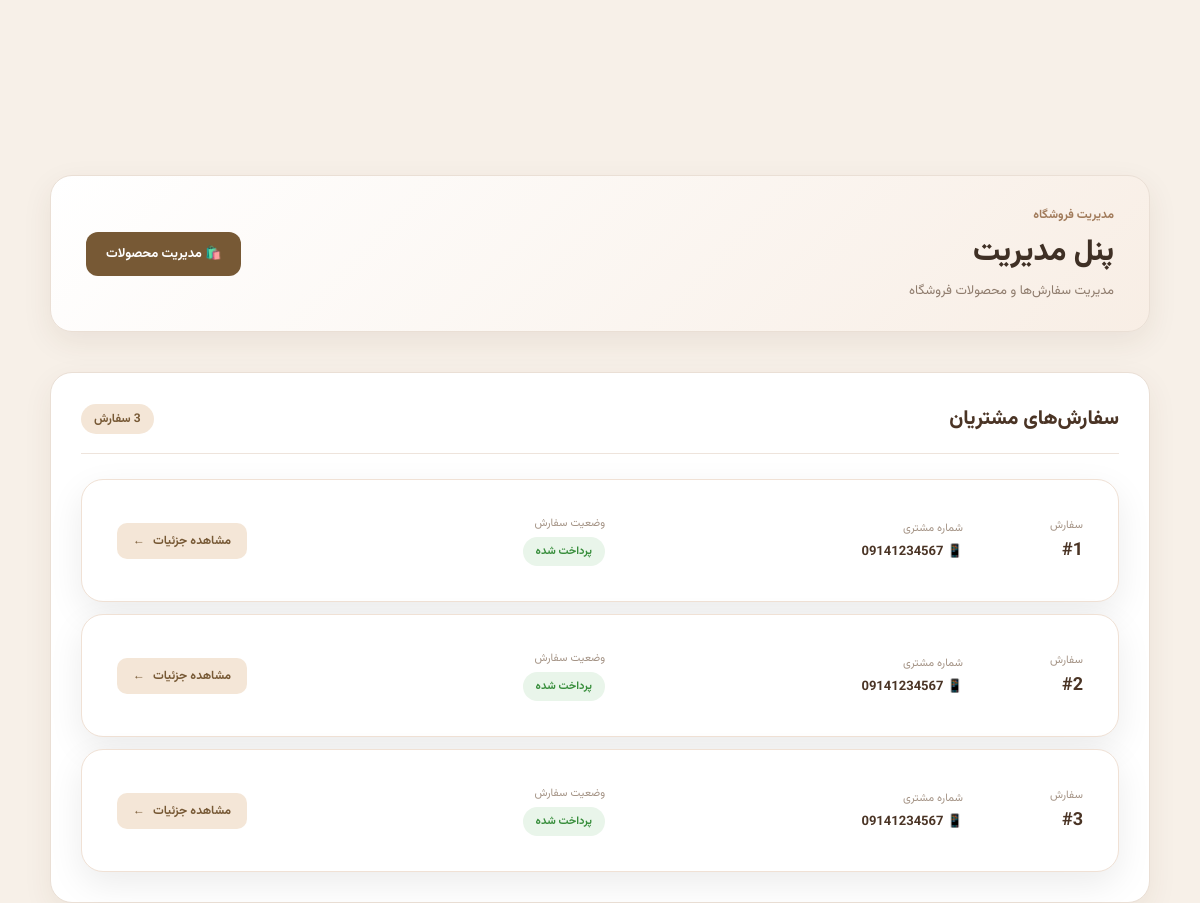
The app's page /admin/dashboard (signed in), older data.
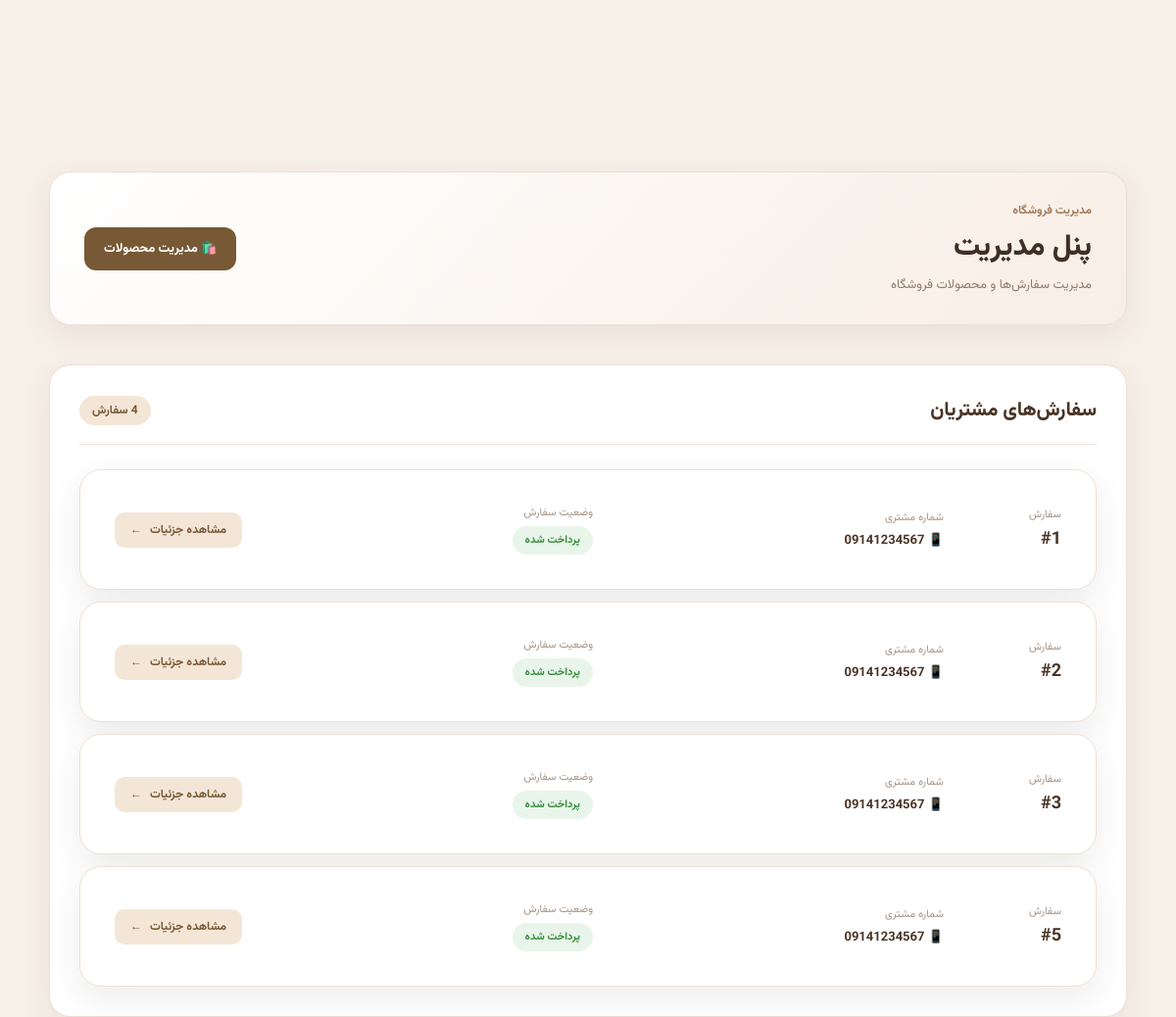
The same page, newer data.
### models/cart.py (models this page shows, shortened)
class Cart(db.Model):
    __tablename__="carts"
    id=Column(Integer,primary_key=True)
    user_id=Column(Integer,ForeignKey('users.id') , nullable=False)
    status=Column(String,default="pending")
    user = db.relationship("User", backref=backref("carts", lazy="dynamic"))
    def get_status_persian(self):
        if self.status=="pending":
            return "در انتظار پرداخت (سبد خرید)"
        if self.status == "paid":
            return "پرداخت شده"
        if self.status == "sent":
            return "ارسال شده "
        if self.status == "rejected":
            return "رد شده "

### models/user.py (models this page shows)
class User(db.Model , UserMixin):
    __tablename__="users"
    id=Column(Integer,primary_key=True)
    username = Column(String,unique=True,nullable=False,index=True)
    password=Column(String,nullable=False,index=True)
    phone=Column(String(11),nullable=False,index=True)
    address=Column(String,nullable=False,index=True)

### blueprints/admin.py (the view)
@admin.route('/admin/dashboard', methods=['GET'])
def dashboard():
    cart=Cart.query.filter(Cart.status != 'pending').all()
    return render_template('dashboard.html',cart=cart)

### app.py (called while the page is built)
@login_manager.user_loader
def load_user(user_id):
    return User.query.get(int(user_id))

### blueprints/admin.py (called while the page is built)
@admin.before_request
def before_request():
    if session.get('admin_login', None) == None and request.endpoint !='admin.login':
        abort(403)

### templates/dashboard.html (shortened to what this page needs)
{% extends 'base.html' %}
{% block body %}
<div class="admin-dashboard">
    <div class="admin-dashboard-header">
        <div>
            <span class="admin-dashboard-label">مدیریت فروشگاه</span>
            <h1>پنل مدیریت</h1>
            <p>مدیریت سفارش‌ها و محصولات فروشگاه</p>
        </div>
        <a href="/admin/dashboard/products" class="admin-products-button">
            🛍️ مدیریت محصولات
        </a>
    </div>
    <div class="admin-orders-section">
        <div class="admin-section-title">
            <h2>سفارش‌های مشتریان</h2>
            <span>{{ cart|length }} سفارش</span>
        </div>
        <div class="admin-orders-list">
            {% for order in cart %}
            <div class="admin-order-card">
                <div class="admin-order-number">
                    <span>سفارش</span>
                    <strong>#{{ order.id }}</strong>
                </div>
                <div class="admin-customer">
                    <span class="admin-info-label">
                        شماره مشتری
                    </span>
                    <span class="admin-phone">
                        📱 {{ order.user.phone }}
                    </span>
                </div>
                <div class="admin-order-status">
                    <span class="admin-info-label">
                        وضعیت سفارش
                    </span>
                    <span class="admin-status-badge">
                        {{ order.get_status_persian() }}
                    </span>
                </div>
                <a href="{{ url_for('admin.order', id=order.id) }}"
                   class="admin-order-button">
                    مشاهده جزئیات
                    <span>←</span>
                </a>
            </div>
            {% endfor %}
        </div>
    </div>
</div>
{% endblock %}

Row changes from the older to the newer data that the page shows:
now on this page (row edited): Cart: id "5", user.phone "09141234567", get_status_persian "پرداخت شده"
